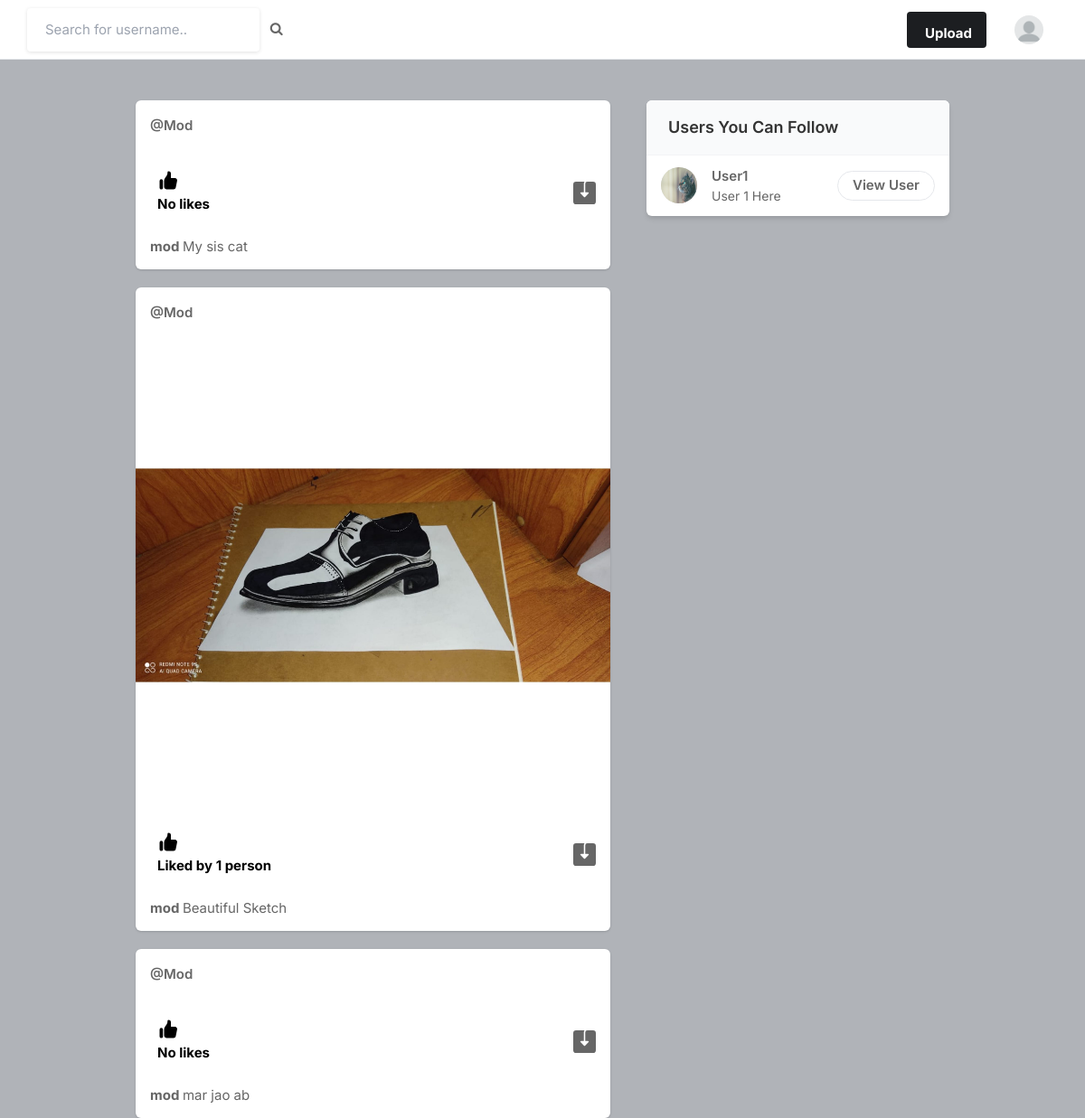
Before: / (signed in) with the older database file.
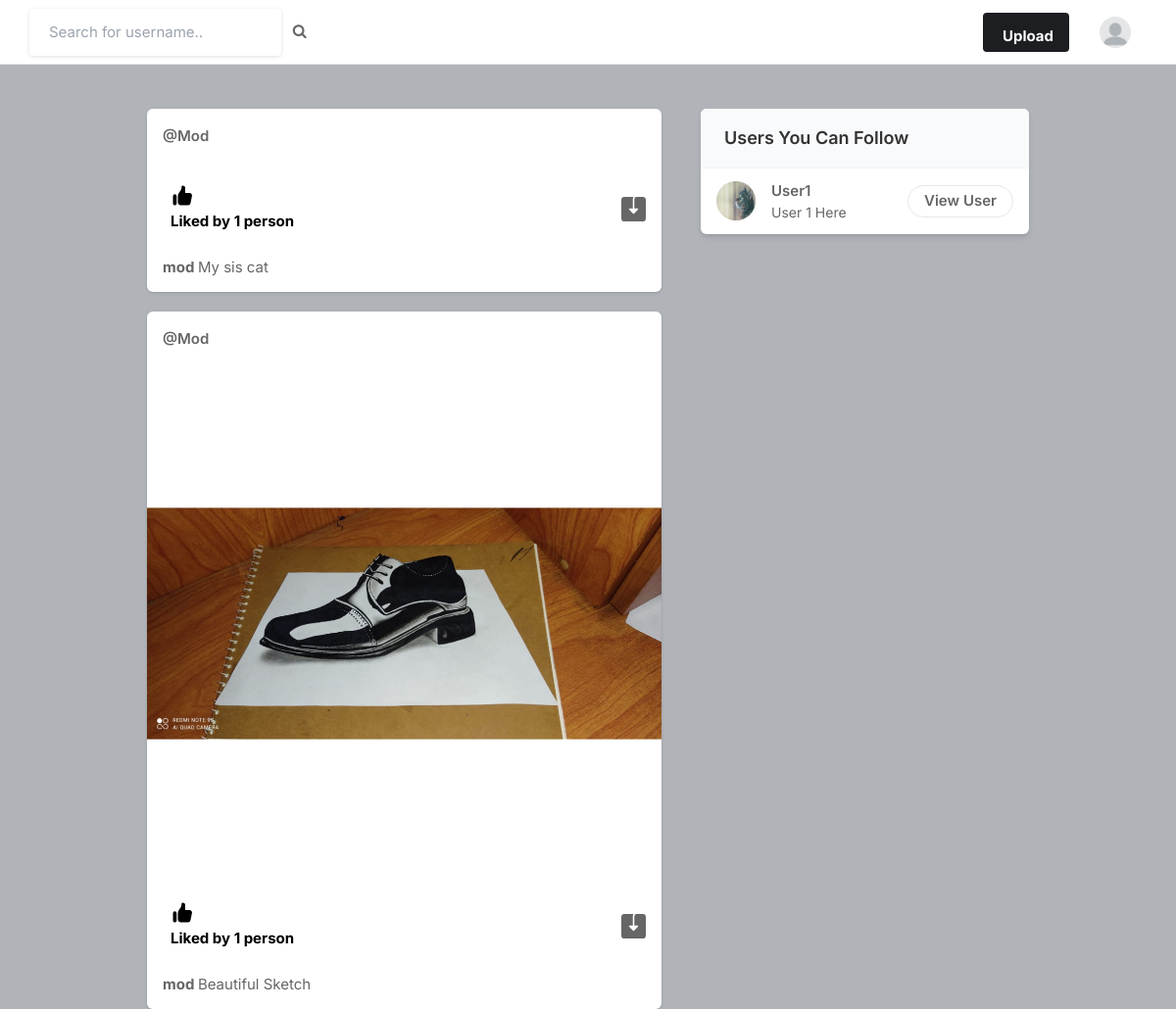
After: the same page with the newer database file.
### core/models.py (models this page shows, shortened)
class Profile(models.Model):
    user=models.ForeignKey(User, on_delete=models.CASCADE)
    id_user= models.IntegerField()
    bio=models.TextField(blank=True)
    profileimg=models.ImageField(upload_to='profile_images', default='blank-profile-picture.png')
    location=models.CharField(max_length=100, blank=True)

class Post(models.Model):
    id = models.UUIDField(primary_key=True, default=uuid.uuid4)
    user = models.CharField(max_length=100)
    image = models.ImageField(upload_to='post_images')
    caption = models.TextField()
    created_at = models.DateTimeField(default=datetime.now)
    no_of_likes = models.IntegerField(default=0)

### core/views.py (the view)
# urls.py: path('', views.index, name='index'),
@login_required(login_url='signin')
def index(request):
    user_object = User.objects.get(username=request.user.username)
    user_profile = Profile.objects.get(user=user_object)
    user_following_list = []
    feed = []
    user_following = FollowersCount.objects.filter(follower=request.user.username)
    for users in user_following:
        user_following_list.append(users.user)
    for usernames in user_following_list:
        feed_lists = Post.objects.filter(user=usernames)
        feed.append(feed_lists)
    feed_list = list(chain(*feed))
    all_users = User.objects.all()
    user_following_all = []
    for user in user_following:
        user_list = User.objects.get(username=user.user)
        user_following_all.append(user_list)
    new_suggestions_list = [x for x in list(all_users) if (x not in list(user_following_all))]
    current_user = User.objects.filter(username=request.user.username)
    final_suggestions_list = [x for x in list(new_suggestions_list) if (x not in list(current_user))]
    random.shuffle(final_suggestions_list)
    username_profile = []
    username_profile_list = []
    for users in final_suggestions_list:
        username_profile.append(users.id)
    for ids in username_profile:
        profile_lists = Profile.objects.filter(id_user=ids)
        username_profile_list.append(profile_lists)
    suggestions_username_profile_list = list(chain(*username_profile_list))
    return render(request, 'index.html', {'user_profile': user_profile, 'posts': feed_list,'suggestions_username_profile_list': suggestions_username_profile_list[:4]})

### templates/index.html (shortened to what this page needs)
{% load static %}
<!DOCTYPE html>
<html lang="en">
<head>
    <link rel="stylesheet" href="{% static 'assets/css/icons.css' %}">
    <link rel="stylesheet" href="{% static 'assets/css/uikit.css' %}">
    <link rel="stylesheet" href="{% static 'assets/css/style.css' %}">
    <link rel="stylesheet" href="{% static 'assets/css/tailwind.css' %}">
    <link rel="stylesheet" href="https://cdnjs.cloudflare.com/ajax/libs/font-awesome/4.7.0/css/font-awesome.min.css">
</head>
<body>
            <header>
                <div class="header_inner">
                    <form action="/search" method="POST">
                    <div class="left-side">
                            <input type="text" name="username" placeholder="Search for username..">&nbsp; &nbsp;
                            <button type="submit"><i class="fa fa-search fa-1x"></i></button>
                    </div>
                    </form>
                    <div class="right-side lg:pr-4">
                        <a href="#"
                            class="bg-pink-500 flex font-bold hidden hover:bg-pink-600 hover:text-white inline-block items-center lg:block max-h-10 mr-4 px-4 py-2 rounded shado text-white">
                              Upload
                        </a>
                        <a href="#">
                            <img src="{{ user_profile.profileimg.url }}" class="header-avatar" alt="">
                        </a>
                    </div>
                </div>
            </header>
            <div class="container m-auto">
                <div class="lg:flex justify-center lg:space-x-10 lg:space-y-0 space-y-5">
                    <div class="space-y-5 flex-shrink-0 lg:w-7/12">
                        {% for post in posts reversed%}
                        <div class="bg-white shadow rounded-md  -mx-2 lg:mx-0">
                            <div class="flex justify-between items-center px-4 py-3">
                                <div class="flex flex-1 items-center space-x-4">
                                    <span class="block capitalize font-semibold "><a href="/profile/{{ post.user }}">@{{ post.user }}</a></span>
                                </div>
                              <div>
                                <a href="#"> <i class="icon-feather-more-horizontal text-2xl hover:bg-gray-200 rounded-full p-2 transition -mr-1 "></i> </a>
                              </div>
                            </div>
                            <div uk-lightbox>
                                <a href="{{ post.image.url}}">
                                    <img src="{{ post.image.url}}" alt="">
                                </a>
                            </div>
                            <div class="py-3 px-4 space-y-3">
                                <div class="flex space-x-4 lg:font-bold">
                                    <a href="/like-post?post_id={{ post.id }}" class="flex items-center space-x-2">
                                        <div class="p-2 rounded-full text-black">
                                            {% if post.no_of_likes == 0 %}
                                            <p>No likes</p>
                                            {% elif post.no_of_likes == 1 %}
                                            <p> Liked by {{ post.no_of_likes }} person </p>
                                            {% else %}
                                            <p> Liked by {{ post.no_of_likes }} people </p>
                                            {% endif %}
                                        </div>
                                    </a>
                                    <a href="{{post.image.url}}" class="flex items-center space-x-2 flex-1 justify-end" download>
                                    </a>
                                </div>
                                <p>
                                    <a href="/profile/{{ post.user }}">
                                        <strong>
                                            {{ post.user }}
                                        </strong>
                                    </a>
                                        {{ post.caption }}
                                </p>
                            </div>
                        </div>
                        {% endfor %}
                    </div>
                    <div class="lg:w-5/12">
                        <div class="bg-white  shadow-md rounded-md overflow-hidden">
                            <div class="bg-gray-50  border-b border-gray-100 flex items-baseline justify-between py-4 px-6 ">
                                <h2 class="font-semibold text-lg">Users You Can Follow</h2>
                            </div>
                            <div class="divide-gray-300 divide-gray-50 divide-opacity-50 divide-y px-4 ">
                                {% for suggestion in suggestions_username_profile_list %}
                                <div class="flex items-center justify-between py-3">
                                    <div class="flex flex-1 items-center space-x-4">
                                        <a href="/profile/{{ suggestion.user }}">
                                            <img src="{{ suggestion.profileimg.url }}" class="bg-gray-200 rounded-full w-10 h-10">
                                        </a>
                                        <div class="flex flex-col">
                                            <span class="block capitalize font-semibold"> {{ suggestion.user }} </span>
                                            <span class="block capitalize text-sm"> {{ suggestion.bio }} </span>
                                        </div>
                                    </div>
                                    <a href="/profile/{{ suggestion.user }}" class="border border-gray-200 font-semibold px-4 py-1 rounded-full hover:bg-pink-600 hover:text-white hover:border-pink-600 "> View User </a>
                                </div>
                                {% endfor %}
                            </div>
                        </div>
                    </div>
                </div>
            </div>
</body>
</html>

### static/assets/css/style.css (style rules this page uses)
body { background-color: #B0B3B8!important; }
button { vertical-align: middle; }
input { height: 48px; line-height: 48px; padding: 0 20px; outline: none; font-size: 15px; color: #808080; max-width: 100%; width: 100%; -webkit-box-sizing: border-box; box-sizing: border-box; display: block; font-weight: 400; opacity: 1; border-radius: 4px; border: none; -webkit-box-shadow: 0 1px 4px 0px rgba(0, 0, 0, 0.12); box-shadow: 0 1px 4px 0px rgba(0, 0, 0, 0.12); }
input[type="text"], input[type="password"], input[type="email"], input[type="number"] { height: 48px; line-height: 48px; padding: 0 20px; outline: none; font-size: 15px; color: #808080; max-width: 100%; width: 100%; -webkit-box-sizing: border-box; box-sizing: border-box; display: block; font-weight: 400; opacity: 1; border-radius: 4px; border: none; -webkit-box-shadow: 0 1px 4px 0px rgba(0, 0, 0, 0.12); box-shadow: 0 1px 4px 0px rgba(0, 0, 0, 0.12); }
input { -webkit-transition: all 0.1s ease-in-out; transition: all 0.1s ease-in-out; }
::placeholder { color: #808080; opacity: 1; }
button { border: none; margin: 0; padding: 0; width: auto; overflow: visible; background: transparent; color: inherit; font: inherit; line-height: normal; cursor: pointer; }
a { color: #be185d; -webkit-transition: 0.3s; transition: 0.3s; outline: none !important; }
button { outline: none !important; }
img { max-width: 100%; }
body { color: #666; font-size: 15px; line-height: 27px; background-color: #f0f2f5; font-family: "Inter", sans-serif; text-transform: none; }
body p { font-size: 15px; line-height: 27px; }
h1, h2, h3, h4, h5, h6 { font-family: "Inter", sans-serif; text-transform: none; }
input[type="text"], input[type="password"], input[type="email"] { font-family: "Inter", sans-serif; text-transform: none; }
button, body .pac-container { font-family: "Inter", sans-serif; text-transform: none; }
h1, h2, h3, h4, h5, h6 { color: #333; font-weight: 500; margin: 0; padding: 0; }
h2 { font-size: 26px; }
b, strong { font-weight: 700 !important; }
@media (min-width: 1024px) { .container { max-width: 900px !important; padding-top: 45px; } }
header { background-color: #fff; left: 0; right: 0; top: 0; z-index: 99; height: 66px; display: -webkit-box; display: -ms-flexbox; display: flex; -webkit-box-align: center; -ms-flex-align: center; align-items: center; border-bottom: 1px solid #e5e7eb; }
header .header_inner { display: -webkit-box; display: -ms-flexbox; display: flex; -webkit-box-align: center; -ms-flex-align: center; align-items: center; max-width: 1090px; margin: auto; width: 100%; max-width: 100% !important; padding: 0 30px; }
header .header_inner .left-side { display: -webkit-box; display: -ms-flexbox; display: flex; -webkit-box-align: center; -ms-flex-align: center; align-items: center; }
header .header_inner .right-side { display: -webkit-box; display: -ms-flexbox; display: flex; -webkit-box-align: center; -ms-flex-align: center; align-items: center; -webkit-box-pack: end; -ms-flex-pack: end; justify-content: flex-end; margin-left: auto; }
header .header_inner .right-side .header-avatar { width: 32px; height: 32px; border-radius: 100%; margin-left: 15px; }

Changed rows visible on the page:
removed Post: user "Mod", no_of_likes "No likes", user "mod", caption "mar jao ab"
changed Post "My sis cat": no_of_likes (not shown) → "1"; no_of_likes "No likes" → "Liked by person"
